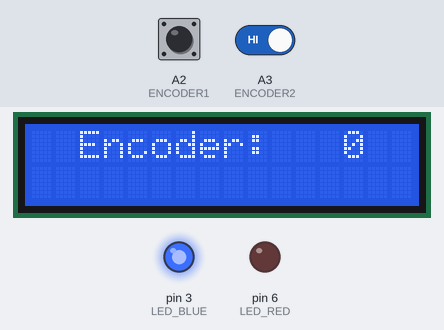
The sketch below on a simulated Arduino Uno, built with avr-gcc and run on an emulated ATmega328P. On the bench: 16×2 character LCD, output pins drawn as LEDs (lit = HIGH). Inputs (shaded band) come from the test bench; at power-on: A2 (ENCODER1) HIGH, A3 (ENCODER2) HIGH.

Above: at 1.2 s.
1.3 s: A2 (ENCODER1) driven LOW
At 1.7 s:
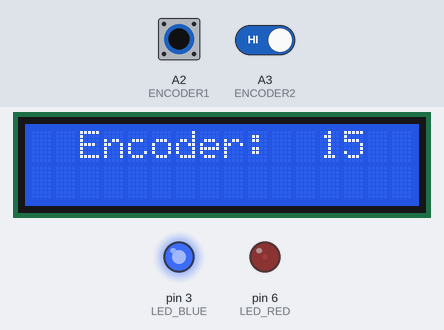
2.8 s: A2 (ENCODER1) pulsed HIGH 5 times (0.12 s each, 0.3 s apart)
At 4.6 s:
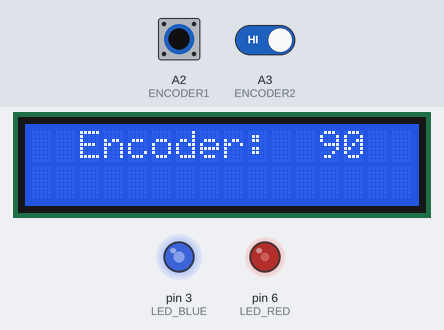
5.8 s: A2 (ENCODER1) pulsed HIGH 5 times (0.12 s each, 0.3 s apart)
At 8.1 s:
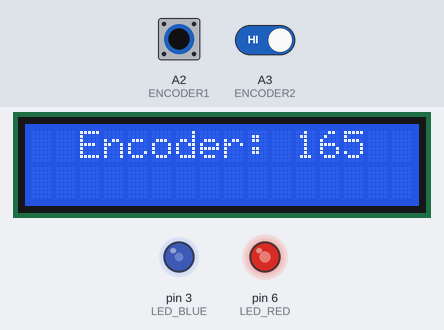
Timing chart, 0 to 9.6 s (numbered marks = the images above; inputs shaded):
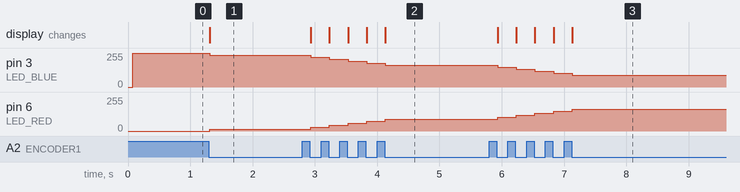

Measured:
- after the input at 1.3 s, pin 3 (LED_BLUE): 255/255 → 240/255 at once; pin 6 (LED_RED): 0/255 → 15/255 at once; the display: changes at once (image 1)
- after the input at 2.8 s, pin 3 (LED_BLUE): moves from 240/255 to 165/255 over 1.2 s, starting after 0.13 s; pin 6 (LED_RED): moves from 15/255 to 90/255 over 1.2 s, starting after 0.13 s; the display: first changes after 0.13 s (image 2 shows a later state)
- after the input at 5.8 s, pin 3 (LED_BLUE): moves from 165/255 to 90/255 over 1.2 s, starting after 0.13 s; pin 6 (LED_RED): moves from 90/255 to 165/255 over 1.2 s, starting after 0.13 s; the display: first changes after 0.13 s (image 3 shows a later state)

The sketch:

kod04.ino
```cpp
#include <LiquidCrystal_I2C.h>

#define LED_RED 6
#define LED_BLUE 3

#define ENCODER1 A2
#define ENCODER2 A3

#define DEBOUNCING_PERIOD 100

LiquidCrystal_I2C lcd(0x27, 16, 2);

void printResults(int val)
{
    char buffer[40];
    sprintf(buffer, "Encoder: %3d", val);
    lcd.setCursor(2, 0);
    lcd.print(buffer);
}

void myAction(int val)
{
    printResults(val);
    analogWrite(LED_RED, val);
    analogWrite(LED_BLUE, 255 - val);
}

void setup()
{
    pinMode(LED_RED, OUTPUT);
    pinMode(LED_BLUE, OUTPUT);
    pinMode(ENCODER1, INPUT_PULLUP);
    pinMode(ENCODER2, INPUT_PULLUP);
    lcd.init();
    lcd.backlight();
    myAction(0);
}

int encoderValue = 0;
int lastEn1 = LOW;
unsigned long lastChangeTimestamp = 0UL;
void loop()
{

    int en1 = digitalRead(ENCODER1);
    int en2 = digitalRead(ENCODER2);

    unsigned long timestamp = millis();
    if (en1 == LOW && lastEn1 == HIGH && timestamp > lastChangeTimestamp + DEBOUNCING_PERIOD)
    {
        if (en2 == HIGH)
        {
            if (encoderValue < 255)
                encoderValue += 15;
        }
        else
        {
            if (encoderValue > 0)
                encoderValue -= 15;
        }
        lastChangeTimestamp = timestamp;

        myAction(encoderValue);
    }
    lastEn1 = en1;
}
```
